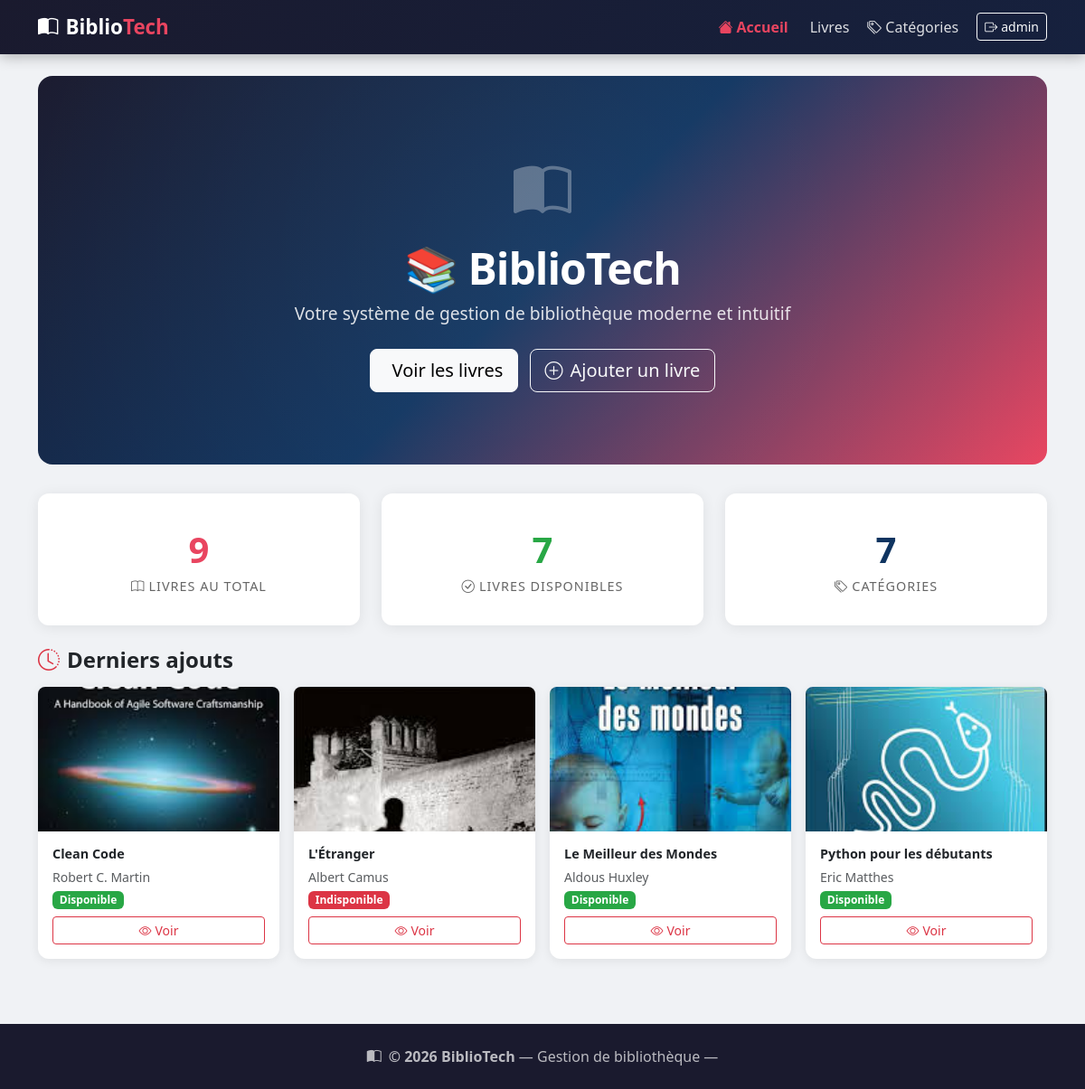
The app's page / (signed in) with its own data.
### livres/models.py (models this page shows, shortened)
class Livre(models.Model):
    titre = models.CharField(max_length=200, verbose_name="Titre")
    auteur = models.CharField(max_length=150, verbose_name="Auteur")
    categorie = models.ForeignKey(
        Categorie,
        on_delete=models.SET_NULL,
        null=True,
        blank=True,
        related_name='livres',
        verbose_name="Catégorie"
    )
    annee_publication = models.PositiveIntegerField(verbose_name="Année de publication")
    description = models.TextField(blank=True, verbose_name="Description")
    couverture = models.ImageField(
        upload_to='couvertures/',
        null=True,
        blank=True,
        verbose_name="Image de couverture"
    )
    disponible = models.BooleanField(default=True, verbose_name="Disponible")
    date_ajout = models.DateTimeField(auto_now_add=True)
    class Meta:
        verbose_name = "Livre"
        ordering = ['-date_ajout']

### livres/views.py (the view)
# urls.py: path('', views.accueil, name='accueil'),
def accueil(request):
    total_livres = Livre.objects.count()
    livres_disponibles = Livre.objects.filter(disponible=True).count()
    total_categories = Categorie.objects.count()
    derniers_livres = Livre.objects.all()[:4]
    context = {
        'total_livres': total_livres,
        'livres_disponibles': livres_disponibles,
        'total_categories': total_categories,
        'derniers_livres': derniers_livres,
    }
    return render(request, 'livres/accueil.html', context)

### livres/templates/livres/accueil.html (shortened to what this page needs)
{% extends 'livres/base.html' %}
{% block content %}
<div class="hero">
    <div class="position-relative">
        <i class="bi bi-book-half" style="font-size: 4rem; opacity: 0.3;"></i>
        <h1 class="mt-2">📚 BiblioTech</h1>
        <p class="lead">Votre système de gestion de bibliothèque moderne et intuitif</p>
        {% if user.is_authenticated %}
        <a href="{% url 'liste_livres' %}" class="btn btn-light btn-lg me-2 mt-2">
            Voir les livres
        </a>
        <a href="{% url 'ajouter_livre' %}" class="btn btn-outline-light btn-lg mt-2">
            <i class="bi bi-plus-circle me-2"></i>Ajouter un livre
        </a>
        {% else %}
        <a href="{% url 'login' %}" class="btn btn-light btn-lg mt-2">
            <i class="bi bi-person-fill me-2"></i>Se connecter
        </a>
        {% endif %}
    </div>
</div>
<div class="row g-4 mb-4">
    <div class="col-md-4">
        <div class="stat-card">
            <div class="stat-number">{{ total_livres }}</div>
            <div class="stat-label"><i class="bi bi-book me-1"></i>Livres au total</div>
        </div>
    </div>
    <div class="col-md-4">
        <div class="stat-card">
            <div class="stat-number" style="color: #28a745;">{{ livres_disponibles }}</div>
            <div class="stat-label"><i class="bi bi-check-circle me-1"></i>Livres disponibles</div>
        </div>
    </div>
    <div class="col-md-4">
        <div class="stat-card">
            <div class="stat-number" style="color: #0f3460;">{{ total_categories }}</div>
            <div class="stat-label"><i class="bi bi-tags me-1"></i>Catégories</div>
        </div>
    </div>
</div>
{% if user.is_authenticated and derniers_livres %}
<h4 class="fw-bold mb-3"><i class="bi bi-clock-history me-2 text-danger"></i>Derniers ajouts</h4>
<div class="row g-3">
    {% for livre in derniers_livres %}
    <div class="col-md-3">
        <div class="card livre-mini">
            {% if livre.couverture %}
            <img src="{{ livre.couverture.url }}" alt="{{ livre.titre }}">
            {% else %}
            <div class="no-cover"><i class="bi bi-book text-white" style="font-size: 3rem; opacity: 0.5;"></i></div>
            {% endif %}
            <div class="card-body p-3">
                <h6 class="card-title fw-bold mb-1" style="font-size: 0.9rem;">{{ livre.titre|truncatechars:40 }}</h6>
                <small class="text-muted">{{ livre.auteur }}</small><br>
                <span class="badge mt-1 {% if livre.disponible %}badge-disponible{% else %}badge-indisponible{% endif %}">
                    {% if livre.disponible %}Disponible{% else %}Indisponible{% endif %}
                </span>
                <a href="{% url 'detail_livre' livre.pk %}" class="btn btn-sm btn-outline-danger mt-2 w-100">
                    <i class="bi bi-eye me-1"></i>Voir
                </a>
            </div>
        </div>
    </div>
    {% endfor %}
</div>
{% endif %}
{% endblock %}

### livres/templates/livres/base.html (shortened to what this page needs)
<!DOCTYPE html>
<html lang="fr">
<head>
    <link href="https://cdn.jsdelivr.net/npm/bootstrap@5.3.0/dist/css/bootstrap.min.css" rel="stylesheet">
    <link href="https://cdn.jsdelivr.net/npm/bootstrap-icons@1.11.0/font/bootstrap-icons.css" rel="stylesheet">
</head>
<body>
<nav class="navbar navbar-expand-lg navbar-dark">
    <div class="container">
        <a class="navbar-brand" href="{% url 'accueil' %}">
            <i class="bi bi-book-half me-2"></i>Biblio<span>Tech</span>
        </a>
        <div class="collapse navbar-collapse" id="navMenu">
            <ul class="navbar-nav ms-auto align-items-center gap-1">
                {% if user.is_authenticated %}
                <li class="nav-item"><a class="nav-link {% if request.resolver_match.url_name == 'accueil' %}active{% endif %}" href="{% url 'accueil' %}"><i class="bi bi-house-fill me-1"></i>Accueil</a></li>
                <li class="nav-item"><a class="nav-link {% if 'livres' in request.resolver_match.url_name %}active{% endif %}" href="{% url 'liste_livres' %}">Livres</a></li>
                <li class="nav-item"><a class="nav-link {% if 'categorie' in request.resolver_match.url_name %}active{% endif %}" href="{% url 'liste_categories' %}"><i class="bi bi-tags me-1"></i>Catégories</a></li>
                <li class="nav-item ms-2">
                    <a class="btn btn-sm btn-outline-light" href="{% url 'login' %}">
                        <i class="bi bi-box-arrow-right me-1"></i>{{ user.username }}
                    </a>
                </li>
                {% else %}
                <li class="nav-item"><a class="btn btn-accent btn-sm" href="{% url 'login' %}"><i class="bi bi-person-fill me-1"></i>Connexion</a></li>
                {% endif %}
            </ul>
        </div>
    </div>
</nav>
<div class="container py-4">
    {% block content %}{% endblock %}
</div>
<footer class="text-center">
    <div class="container">
        <p class="mb-0"><i class="bi bi-book-half me-2"></i><strong>© 2026 BiblioTech</strong>  — Gestion de bibliothèque — </p>
    </div>
</footer>
</body>
</html>

### livres/templates/livres/base.html (style rules this page uses)
:root { --primary: #1a1a2e; --secondary: #16213e; --accent: #e94560; --accent2: #0f3460; --light-bg: #f8f9fa; }
body { background-color: #f0f2f5; font-family: 'Segoe UI', sans-serif; }
.navbar { background: linear-gradient(135deg, var(--primary), var(--secondary)) !important; box-shadow: 0 2px 15px rgba(0,0,0,0.3); }
.navbar-brand { font-weight: 800; font-size: 1.4rem; color: white !important; }
.navbar-brand span { color: var(--accent); }
.nav-link { color: rgba(255,255,255,0.85) !important; transition: color 0.2s; }
.nav-link.active { color: var(--accent) !important; font-weight: 600; }
.card { border: none; border-radius: 12px; box-shadow: 0 2px 12px rgba(0,0,0,0.08); transition: transform 0.2s, box-shadow 0.2s; }
.badge-disponible { background: #28a745; }
.badge-indisponible { background: #dc3545; }
footer { background: var(--primary); color: rgba(255,255,255,0.7); padding: 1.5rem 0; margin-top: 3rem; }

### livres/templates/livres/accueil.html (style rules this page uses)
.hero { background: linear-gradient(135deg, #1a1a2e 0%, #0f3460 50%, #e94560 100%); color: white; padding: 5rem 2rem; border-radius: 16px; margin-bottom: 2rem; text-align: center; position: relative; overflow: hidden; }
.hero::before { content: ''; position: absolute; top: -50%; left: -50%; width: 200%; height: 200%; background: radial-gradient(circle, rgba(255,255,255,0.05) 0%, transparent 60%); }
.hero h1 { font-size: 3rem; font-weight: 900; letter-spacing: -1px; }
.hero p { font-size: 1.2rem; opacity: 0.85; }
.stat-card { text-align: center; padding: 2rem; background: white; border-radius: 12px; box-shadow: 0 2px 15px rgba(0,0,0,0.08); }
.stat-number { font-size: 2.5rem; font-weight: 800; color: #e94560; }
.stat-label { color: #666; font-size: 0.9rem; text-transform: uppercase; letter-spacing: 1px; }
.livre-mini { height: 100%; }
.livre-mini img { height: 160px; object-fit: cover; border-radius: 8px 8px 0 0; }

### records on screen
Livre: couverture (picture), titre "Clean Code", auteur "Robert C. Martin", disponible "Disponible"
Livre: couverture (picture), titre "L'Étranger", auteur "Albert Camus", disponible "Indisponible"
Livre: couverture (picture), titre "Le Meilleur des Mondes", auteur "Aldous Huxley", disponible "Disponible"
Livre: couverture (picture), titre "Python pour les débutants", auteur "Eric Matthes", disponible "Disponible"

### other values on screen
{{ user.username }} "admin"
{{ total_livres }} "9"
{{ livres_disponibles }} "7"
{{ total_categories }} "7"
